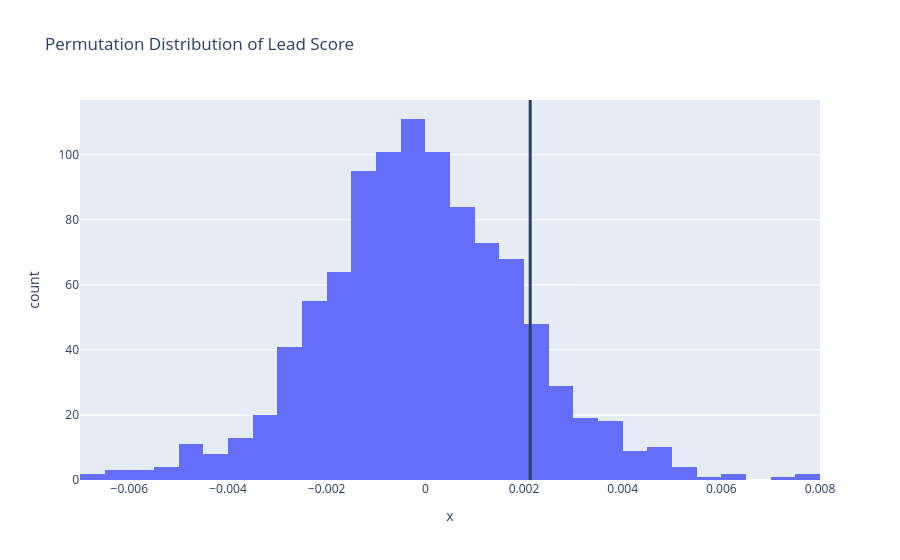

Notebook cell for this chart:
### Code cell
import plotly.express as px
fig = px.histogram(x=result["random_scores"],nbins=50,title="Permutation Distribution of Lead Score")
fig.add_vline(x=result["real_score"],line_width=3)
fig.show()

### Figure 1 — Plotly figure (JSON) as saved in the notebook; plotly's stock layout.template omitted (floating-point values rounded to 4 significant figures; data arrays with more than 128 entries replaced by an {"elided": "..."} marker saying what was removed)
{"data": [{"bingroup": "x", "hovertemplate": "x=%{x}<br>count=%{y}<extra></extra>", "legendgroup": "", "marker": {"color": "#636efa", "pattern": {"shape": ""}}, "name": "", "nbinsx": 50, "orientation": "v", "showlegend": false, "type": "histogram", "x": {"elided": "1000 float values"}, "xaxis": "x", "yaxis": "y"}], "layout": {"barmode": "relative", "legend": {"tracegroupgap": 0}, "shapes": [{"line": {"width": 3}, "type": "line", "x0": 0.002125, "x1": 0.002125, "xref": "x", "y0": 0, "y1": 1, "yref": "y domain"}], "title": {"text": "Permutation Distribution of Lead Score"}, "xaxis": {"anchor": "y", "domain": [0, 1], "title": {"text": "x"}}, "yaxis": {"anchor": "x", "domain": [0, 1], "title": {"text": "count"}}}}
